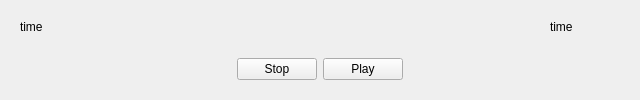
<?xml version="1.0" encoding="UTF-8"?>
<ui version="4.0">
 <class>VlcControls</class>
 <widget class="QWidget" name="VlcControls">
  <property name="geometry">
   <rect>
    <x>0</x>
    <y>0</y>
    <width>640</width>
    <height>96</height>
   </rect>
  </property>
  <property name="sizePolicy">
   <sizepolicy hsizetype="Preferred" vsizetype="Fixed">
    <horstretch>0</horstretch>
    <verstretch>0</verstretch>
   </sizepolicy>
  </property>
  <property name="windowTitle">
   <string>MainWindow</string>
  </property>
  <layout class="QVBoxLayout" name="verticalLayout">
   <item>
    <widget class="QWidget" name="widget_2" native="true">
     <layout class="QHBoxLayout" name="horizontalLayout">
      <item>
       <widget class="QLabel" name="currentTime_">
        <property name="sizePolicy">
         <sizepolicy hsizetype="Minimum" vsizetype="Preferred">
          <horstretch>0</horstretch>
          <verstretch>0</verstretch>
         </sizepolicy>
        </property>
        <property name="minimumSize">
         <size>
          <width>70</width>
          <height>0</height>
         </size>
        </property>
        <property name="maximumSize">
         <size>
          <width>70</width>
          <height>16777215</height>
         </size>
        </property>
        <property name="text">
         <string>time</string>
        </property>
       </widget>
      </item>
      <item>
       <widget class="QWidget" name="scrollBarWidget_" native="true">
        <property name="sizePolicy">
         <sizepolicy hsizetype="Preferred" vsizetype="Preferred">
          <horstretch>0</horstretch>
          <verstretch>0</verstretch>
         </sizepolicy>
        </property>
       </widget>
      </item>
      <item>
       <widget class="QLabel" name="fullTime_">
        <property name="sizePolicy">
         <sizepolicy hsizetype="Minimum" vsizetype="Preferred">
          <horstretch>0</horstretch>
          <verstretch>0</verstretch>
         </sizepolicy>
        </property>
        <property name="minimumSize">
         <size>
          <width>70</width>
          <height>0</height>
         </size>
        </property>
        <property name="maximumSize">
         <size>
          <width>70</width>
          <height>16777215</height>
         </size>
        </property>
        <property name="text">
         <string>time</string>
        </property>
       </widget>
      </item>
     </layout>
    </widget>
   </item>
   <item>
    <widget class="QWidget" name="widget" native="true">
     <layout class="QHBoxLayout" name="horizontalLayout_2">
      <item>
       <spacer name="horizontalSpacer">
        <property name="orientation">
         <enum>Qt::Horizontal</enum>
        </property>
        <property name="sizeHint" stdset="0">
         <size>
          <width>40</width>
          <height>20</height>
         </size>
        </property>
       </spacer>
      </item>
      <item>
       <widget class="QPushButton" name="stop_">
        <property name="text">
         <string>Stop</string>
        </property>
       </widget>
      </item>
      <item>
       <widget class="QPushButton" name="play_">
        <property name="text">
         <string>Play</string>
        </property>
       </widget>
      </item>
      <item>
       <spacer name="horizontalSpacer_2">
        <property name="orientation">
         <enum>Qt::Horizontal</enum>
        </property>
        <property name="sizeHint" stdset="0">
         <size>
          <width>40</width>
          <height>20</height>
         </size>
        </property>
       </spacer>
      </item>
     </layout>
    </widget>
   </item>
  </layout>
 </widget>
 <resources/>
 <connections/>
</ui>
